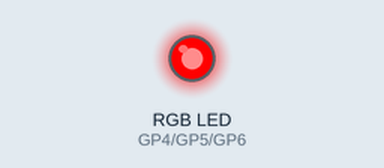
This program was run on a simulated Raspberry Pi Pico running MicroPython. Shown: an RGB LED mixed from three pins (HIGH = lit).

Above: at 0.5 s.
At 1.5 s:
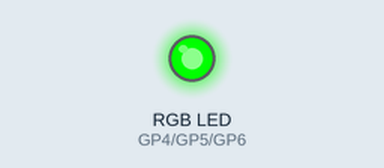
At 2.5 s:
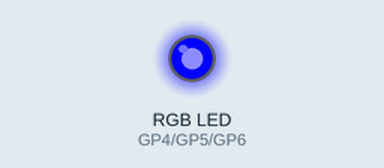
At 3.5 s:
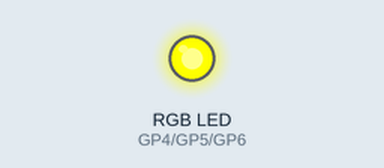
At 4.5 s:
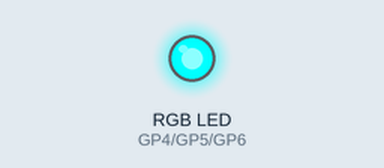
At 5.5 s:
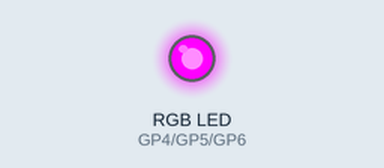
Timing chart, 0 to 7.8 s (numbered marks = the images above):
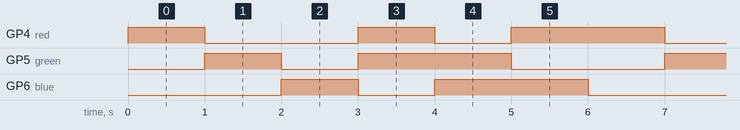

Measured:
- by itself, GP4 (red): repeats every 6.0 s: LOW 2.0 s, HIGH 1.0 s, LOW 1.0 s, HIGH 2.0 s
- by itself, GP5 (green), GP6 (blue): repeats every 6.0 s: LOW 1.0 s, HIGH 2.0 s, LOW 2.0 s, HIGH 1.0 s
- by itself, everything shown: repeats every 6.0 s, in 6 steps

The program:

main_RGB.py
```python
from machine import Pin, PWM
from time import sleep

red = PWM(Pin(4), freq=1000)
green = PWM(Pin(5), freq=1000)
blue = PWM(Pin(6), freq=1000)

def set_color(r, g, b):
    red.duty_u16(r)
    green.duty_u16(g)
    blue.duty_u16(b)

while True:
    set_color(65535, 0, 0)
    sleep(1)

    set_color(0, 65535, 0)
    sleep(1)

    set_color(0, 0, 65535)
    sleep(1)

    set_color(65535, 65535, 0)
    sleep(1)

    set_color(0, 65535, 65535)
    sleep(1)

    set_color(65535, 0, 65535)
    sleep(1)
```
